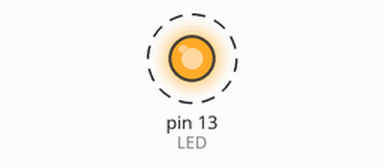
Simulated run of this sketch. Board: Arduino Uno, built with avr-gcc and run on an emulated ATmega328P. On the bench: output pins drawn as LEDs (lit = HIGH). Dashed ring = blinking.

Above: at 0.1 s.
Timing chart, 0 to 3.0 s (numbered marks = the images above):
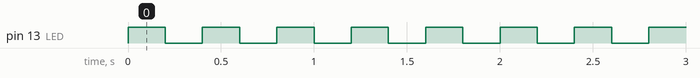

The sketch:

0-setup-loop-ide.ino
```cpp
const byte LED = 13;

void setup() {
  pinMode(LED, OUTPUT);
}

void loop() {
  digitalWrite(LED, HIGH);
  delay(200);
  digitalWrite(LED, LOW);
  delay(200);
}
```

Measured:
- by itself, pin 13 (LED): alternates HIGH for 0.20 s and LOW for 0.20 s
